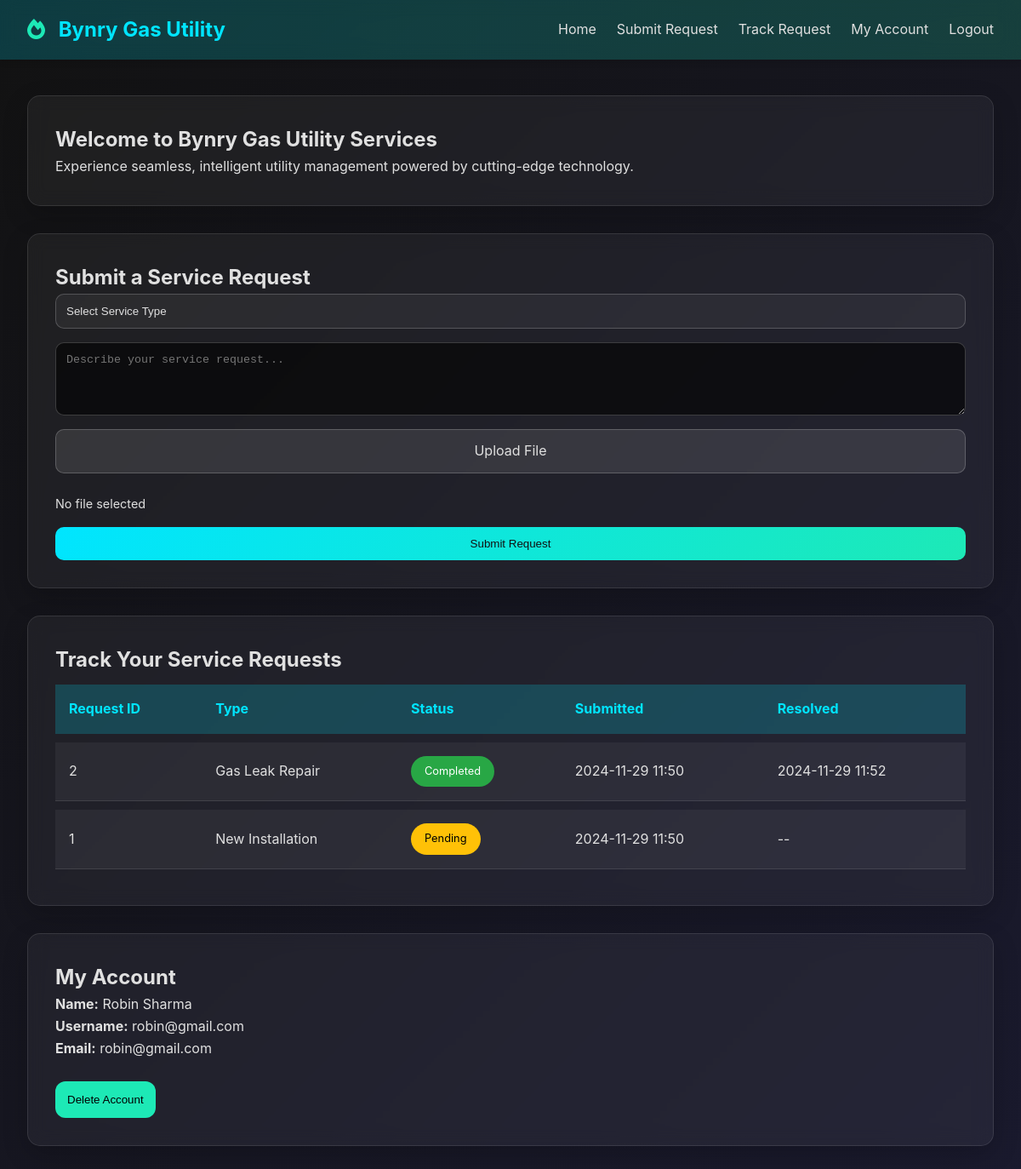
The app's page / (signed in), older data.
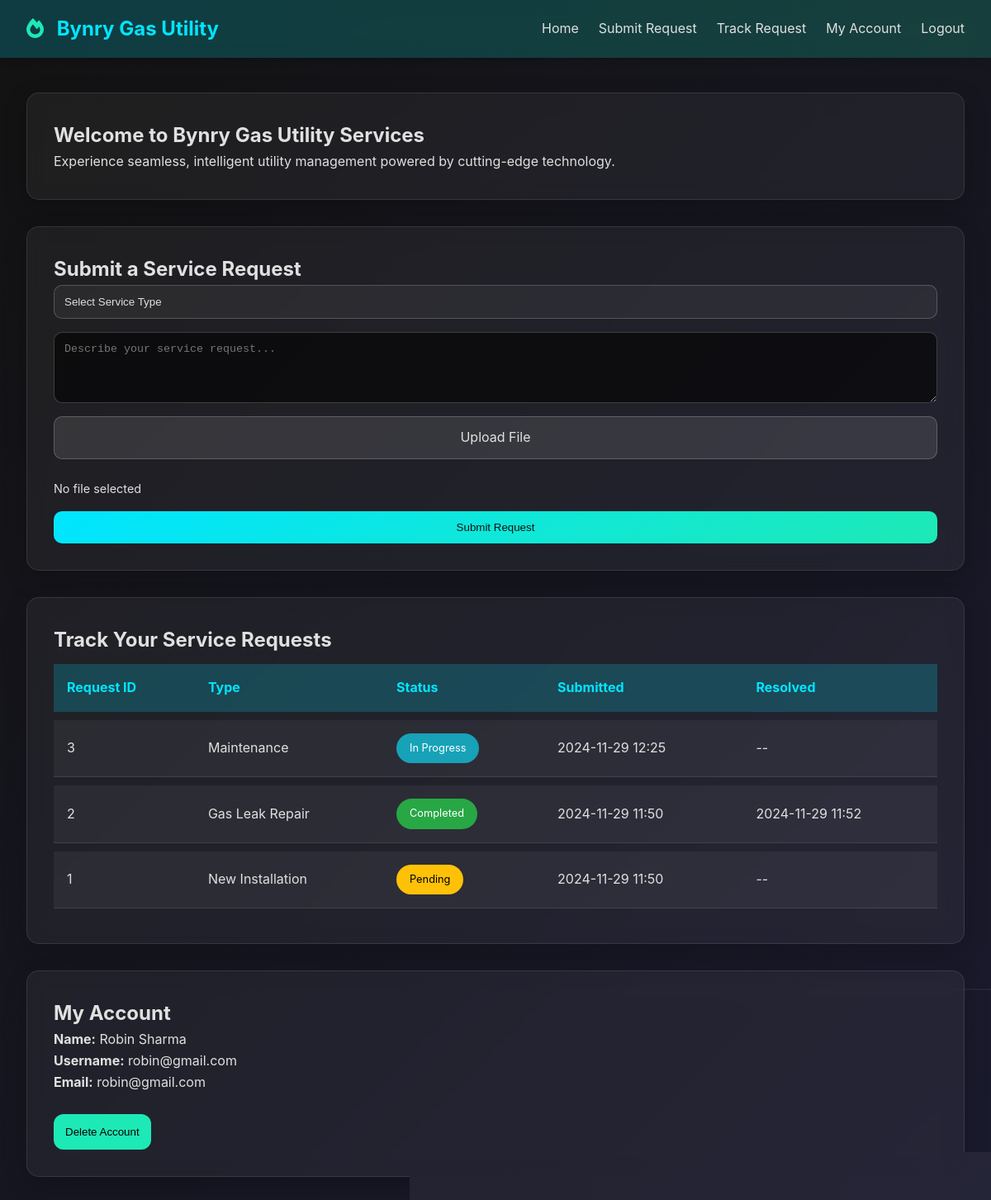
The same page, newer data.
### Gas_Utility/models.py (models this page shows, shortened)
class ServiceRequest(models.Model):
    SERVICE_TYPES = [
        ('repair', 'Gas Leak Repair'),
        ('installation', 'New Installation'),
        ('maintenance', 'Maintenance'),
    ]
    STATUS_CHOICES = [
        ('pending', 'Pending'),
        ('in_progress', 'In Progress'),
        ('completed', 'Completed'),
    ]
    user = models.ForeignKey(User, on_delete=models.CASCADE, related_name='service_requests')  # Connect to User
    service_type = models.CharField(max_length=20, choices=SERVICE_TYPES)
    description = models.TextField()
    file_upload = models.FileField(upload_to='uploads/service_requests/', blank=True, null=True)
    status = models.CharField(max_length=20, choices=STATUS_CHOICES, default='pending')
    submitted_at = models.DateTimeField(auto_now_add=True)
    resolved_at = models.DateTimeField(blank=True, null=True)

### Gas_Utility/views.py (the view, shortened to what this page needs)
# urls.py: path('', views.index, name='index'),
def index(request):
    if request.user.is_authenticated:
        service_requests = ServiceRequest.objects.filter(user=request.user).order_by('-submitted_at')
        return render(request, 'LoggedIn/main.html', {'service_requests': service_requests})
    else:
        return render(request, "LoggedOut/landing.html")

### Gas_Utility/templates/LoggedIn/main.html (shortened to what this page needs)
<!DOCTYPE html>
<html lang="en">
  <head>
    <link href="https://cdnjs.cloudflare.com/ajax/libs/font-awesome/6.0.0-beta3/css/all.min.css" rel="stylesheet" />
  </head>
  <body>
    <header>
      <div class="header-content">
        <div class="logo">
          <a href="{% url 'index' %}"><i class="fas fa-fire"></i> Bynry Gas Utility</a>
        </div>
        <nav>
          <ul>
            <li>
              <a href="#home">Home</a>
            </li>
            <li>
              <a href="#submit-request">Submit Request</a>
            </li>
            <li>
              <a href="#track-request">Track Request</a>
            </li>
            <li>
              <a href="#my-account">My Account</a>
            </li>
            <li>
              <a href="{% url 'logout' %}" class="logout-link">Logout</a>
            </li>
          </ul>
        </nav>
      </div>
    </header>
    <main>
      <section id="home">
        <h2>Welcome to Bynry Gas Utility Services</h2>
        <p>Experience seamless, intelligent utility management powered by cutting-edge technology.</p>
      </section>
      <section id="submit-request">
        <h2>Submit a Service Request</h2>
        <form class="glass-form" method="POST" enctype="multipart/form-data">
          <select name="service_type" class="glass-input" required>
            <option value="">Select Service Type</option>
          </select>
          <textarea name="description" class="glass-input" rows="4" placeholder="Describe your service request..." required></textarea>
          <label for="file-upload" class="upload-label">Upload File</label>
          <span class="upload-info">No file selected</span>
          <button type="submit" class="glass-button">Submit Request</button>
        </form>
      </section>
      <section id="track-request">
        <h2>Track Your Service Requests</h2>
        {% if service_requests.exists %}
          <table class="request-table">
            <thead>
              <tr>
                <th>Request ID</th>
                <th>Type</th>
                <th>Status</th>
                <th>Submitted</th>
                <th>Resolved</th>
              </tr>
            </thead>
            <tbody>
              {% for request in service_requests %}
                <tr>
                  <td>{{ request.id }}</td>
                  <td>{{ request.get_service_type_display }}</td>
                  <td>
                    <span class="request-status
                                        {% if request.status == 'pending' %}
                        status-pending
                      {% elif request.status == 'in_progress' %}
                        status-in-progress
                      {% else %}
                        status-completed
                      {% endif %}">
                      {{ request.get_status_display }}
                    </span>
                  </td>
                  <td>{{ request.submitted_at|date:'Y-m-d H:i' }}</td>
                  <td>
                    {% if request.resolved_at %}
                      {{ request.resolved_at|date:'Y-m-d H:i' }}
                    {% else %}
                      --
                    {% endif %}
                  </td>
                </tr>
              {% endfor %}
            </tbody>
          </table>
        {% else %}
          <p>No service requests found.</p>
        {% endif %}
      </section>
      <section id="my-account">
        <h2>My Account</h2>
        <div>
          <p>
            <strong>Name:</strong> {{ user.first_name }} {{ user.last_name }}
          </p>
          <p>
            <strong>Username:</strong> {{ user.username }}
          </p>
          <p>
            <strong>Email:</strong> {{ user.email }}
          </p>
        </div>
        <br />
        <button class="delete-account-button" onclick="confirmDeletion()">Delete Account</button>
      </section>
    </main>
  </body>
</html>

### Gas_Utility/templates/LoggedIn/main.html (style rules this page uses)
:root { --primary-color: #00e5ff; --secondary-color: #1de9b6; --background-dark: #121212; --text-light: #e0e0e0; --glass-opacity: rgba(255, 255, 255, 0.1); }
* { margin: 0; padding: 0; box-sizing: border-box; scrollbar-width: thin; scrollbar-color: var(--primary-color) var(--background-dark); }
body { font-family: 'Inter', 'Segoe UI', sans-serif; background: linear-gradient(135deg, #121212, #1a1a2e); color: var(--text-light); line-height: 1.6; overflow-x: hidden; }
html { scroll-padding-top: 100px; }
header { position: fixed; top: 0; left: 0; width: 100%; backdrop-filter: blur(10px); background: linear-gradient(to right, rgba(0, 229, 255, 0.2), rgba(29, 233, 182, 0.2)); z-index: 1000; box-shadow: 0 4px 6px rgba(0, 0, 0, 0.1); }
.header-content { display: flex; justify-content: space-between; align-items: center; max-width: 1200px; margin: 0 auto; padding: 1rem 2rem; }
.logo { display: flex; align-items: center; font-size: 1.5rem; font-weight: bold; color: var(--primary-color); }
.logo i { margin-right: 10px; color: var(--secondary-color); }
nav ul { display: flex; list-style: none; gap: 1.5rem; }
nav ul li a { text-decoration: none; color: var(--text-light); transition: all 0.3s ease; position: relative; }
nav ul li a::after { content: ''; position: absolute; width: 0; height: 2px; bottom: -5px; left: 0; background-color: var(--primary-color); transition: width 0.3s; }
main { max-width: 1200px; margin: 80px auto 0; padding: 2rem; }
section { background: rgba(255, 255, 255, 0.05); border: 1px solid rgba(255, 255, 255, 0.1); backdrop-filter: blur(10px); border-radius: 15px; padding: 2rem; margin-bottom: 2rem; box-shadow: 0 10px 30px rgba(0, 0, 0, 0.2); transition: transform 0.4s ease, background 0.3s ease; will-change: transform, background; }
.glass-form { display: grid; gap: 1rem; }
.glass-input { appearance: none; -webkit-appearance: none; -moz-appearance: none; cursor: pointer; background: rgba(0, 0, 0, 0.6); color: var(--text-light); padding: 0.75rem; border-radius: 10px; border: 1px solid rgba(255, 255, 255, 0.2); transition: all 0.3s ease; }
select.glass-input { appearance: none; -webkit-appearance: none; -moz-appearance: none; cursor: pointer; background: rgba(255, 255, 255, 0.05); color: var(--text-light); padding: 0.75rem; border-radius: 10px; border: 1px solid rgba(255, 255, 255, 0.2); transition: all 0.3s ease; }
.glass-input option { background: rgba(0, 0, 0, 0.8); color: var(--text-light); }
label.upload-label { display: inline-block; background: rgba(255, 255, 255, 0.1); border: 1px solid rgba(255, 255, 255, 0.2); color: var(--text-light); padding: 0.75rem 1.5rem; border-radius: 10px; font-size: 1rem; cursor: pointer; text-align: center; transition: background 0.3s ease, transform 0.3s ease; }
.upload-info { margin-top: 0.5rem; font-size: 0.9rem; color: var(--text-light); }
.glass-button { background: linear-gradient(135deg, var(--primary-color), var(--secondary-color)); border: none; color: var(--background-dark); padding: 0.75rem; border-radius: 10px; cursor: pointer; transition: background 0.3s ease; }
.request-table { width: 100%; border-collapse: separate; border-spacing: 0 10px; }
.request-table th { background: rgba(0, 229, 255, 0.2); color: var(--primary-color); padding: 1rem; text-align: left; }
.request-table td { background: rgba(255, 255, 255, 0.05); padding: 1rem; border-bottom: 1px solid rgba(255, 255, 255, 0.1); }
.request-status { display: inline-block; padding: 0.5rem 1rem; border-radius: 20px; font-size: 0.8rem; }
.status-pending { background-color: #ffc107; color: #000; }
.status-in-progress { background-color: #17a2b8; color: #fff; }
.status-completed { background-color: #28a745; color: #fff; }
.delete-account-button { padding: 14px 14px; border-radius: 12px; background-color: #1de9b6; border: none; color: #000; cursor: pointer; transition: background-color 0.3s ease; }
.logo a { text-decoration: none; color: inherit; }

Row changes from the older to the newer data that the page shows:
added ServiceRequest: id "3", service_type "Maintenance", status "In Progress", submitted_at "2024-11-29 12:25"
